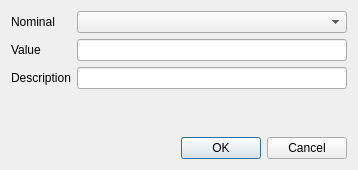
<?xml version="1.0" encoding="UTF-8"?>
<ui version="4.0">
 <class>CreateTransactionDialog</class>
 <widget class="QDialog" name="CreateTransactionDialog">
  <property name="geometry">
   <rect>
    <x>0</x>
    <y>0</y>
    <width>358</width>
    <height>170</height>
   </rect>
  </property>
  <property name="windowTitle">
   <string>Create Transaction</string>
  </property>
  <layout class="QVBoxLayout" name="verticalLayout">
   <item>
    <layout class="QFormLayout" name="formLayout">
     <item row="0" column="0">
      <widget class="QLabel" name="nominalLabel">
       <property name="text">
        <string>Nominal</string>
       </property>
      </widget>
     </item>
     <item row="0" column="1">
      <widget class="QComboBox" name="nominalComboBox">
       <property name="sizePolicy">
        <sizepolicy hsizetype="Expanding" vsizetype="Fixed">
         <horstretch>0</horstretch>
         <verstretch>0</verstretch>
        </sizepolicy>
       </property>
      </widget>
     </item>
     <item row="1" column="0">
      <widget class="QLabel" name="valueLabel">
       <property name="text">
        <string>Value</string>
       </property>
      </widget>
     </item>
     <item row="2" column="0">
      <widget class="QLabel" name="descriptionLabel">
       <property name="text">
        <string>Description</string>
       </property>
      </widget>
     </item>
     <item row="2" column="1">
      <widget class="QLineEdit" name="descriptionLineEdit"/>
     </item>
     <item row="1" column="1">
      <widget class="QLineEdit" name="valueLineEdit"/>
     </item>
    </layout>
   </item>
   <item>
    <widget class="QDialogButtonBox" name="buttonBox">
     <property name="orientation">
      <enum>Qt::Orientation::Horizontal</enum>
     </property>
     <property name="standardButtons">
      <set>QDialogButtonBox::StandardButton::Cancel|QDialogButtonBox::StandardButton::Ok</set>
     </property>
    </widget>
   </item>
  </layout>
 </widget>
 <tabstops>
  <tabstop>nominalComboBox</tabstop>
  <tabstop>valueLineEdit</tabstop>
  <tabstop>descriptionLineEdit</tabstop>
 </tabstops>
 <resources/>
 <connections>
  <connection>
   <sender>buttonBox</sender>
   <signal>accepted()</signal>
   <receiver>CreateTransactionDialog</receiver>
   <slot>accept()</slot>
   <hints>
    <hint type="sourcelabel">
     <x>248</x>
     <y>254</y>
    </hint>
    <hint type="destinationlabel">
     <x>157</x>
     <y>274</y>
    </hint>
   </hints>
  </connection>
  <connection>
   <sender>buttonBox</sender>
   <signal>rejected()</signal>
   <receiver>CreateTransactionDialog</receiver>
   <slot>reject()</slot>
   <hints>
    <hint type="sourcelabel">
     <x>316</x>
     <y>260</y>
    </hint>
    <hint type="destinationlabel">
     <x>286</x>
     <y>274</y>
    </hint>
   </hints>
  </connection>
 </connections>
</ui>
